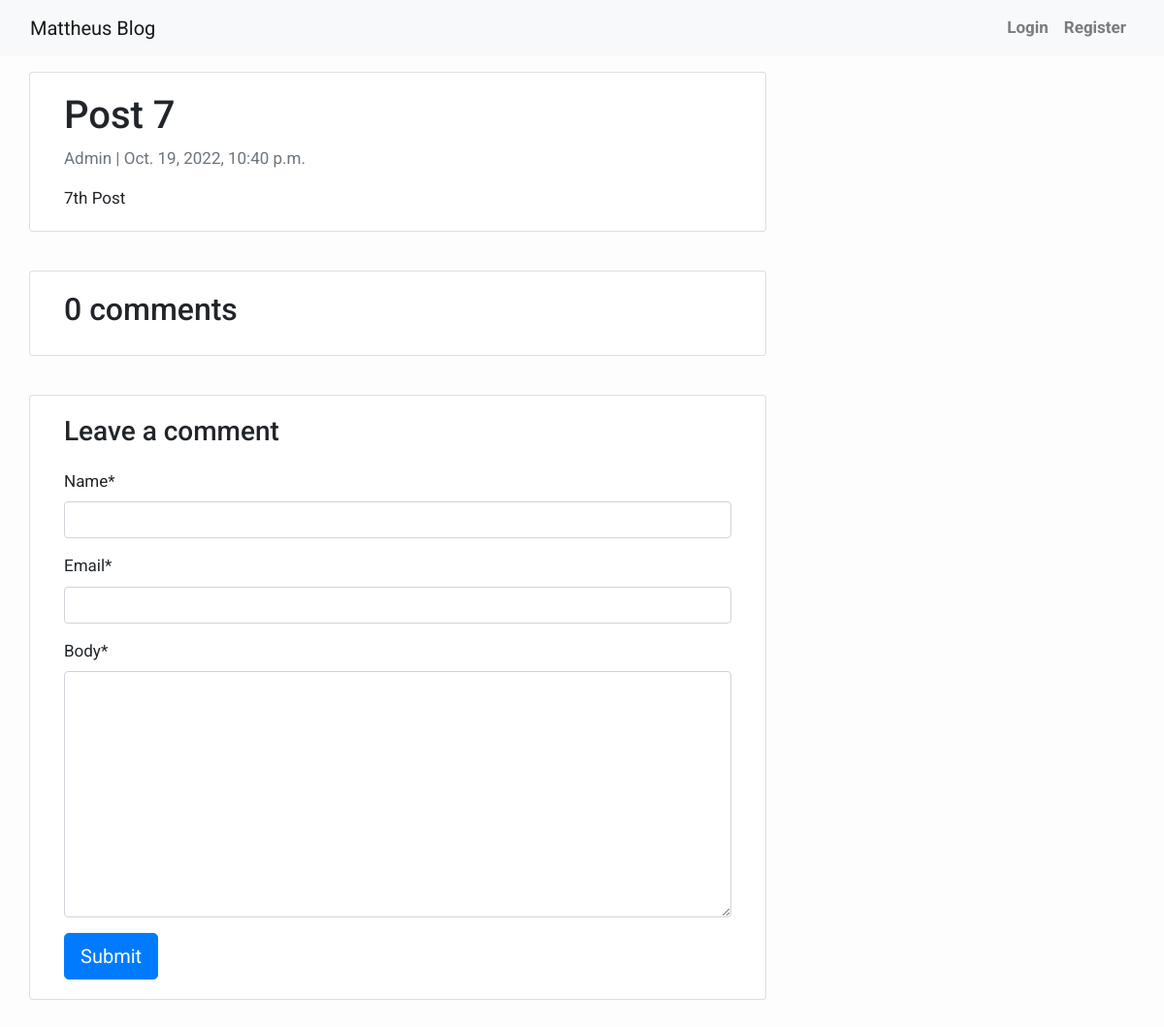
/post-7/, run on the app's committed database.
### blog/models.py (models this page shows, shortened)
class Post(models.Model):
    title = models.CharField(max_length=200, unique=True)
    slug = models.SlugField(max_length=200, unique=True)
    author = models.ForeignKey(User, on_delete=models.CASCADE, related_name='blog_posts')
    updated_on = models.DateTimeField(auto_now=True)
    content = models.TextField()
    created_on = models.DateTimeField(auto_now_add=True)
    status = models.IntegerField(choices=STATUS, default=0)
    class Meta:
        ordering = ['-created_on']

### blog/views.py (the view)
# urls.py: path('<slug:slug>/', views.post_detail, name='post_detail'),
def post_detail(request, slug):
    template_name = 'post_detail.html'
    post = get_object_or_404(Post, slug=slug)
    comments = post.comments.filter(active=True)
    new_comment = None
    if request.method == 'POST':
        comment_form = CommentForm(data=request.POST)
        if comment_form.is_valid():
            new_comment = comment_form.save(commit=False)
            new_comment.post = post
            new_comment.save()
    else:
        comment_form = CommentForm()
    return render(request, template_name, {'post': post,
                                           'comments': comments,
                                           'new_comment': new_comment,
                                           'comment_form': comment_form})

### blog/forms.py
class CommentForm(forms.ModelForm):
    class Meta:
        model = Comment
        fields = ('name', 'email', 'body')

### templates/post_detail.html (shortened to what this page needs)
{% extends 'base.html' %} {% block content %}
{% load crispy_forms_tags %}
<div class="container">
  <div class="row">
    <div class="col-md-8 card mb-4  mt-3 left  top">
      <div class="card-body">
        <h1>{% block title %} {{ post.title }} {% endblock title %}</h1>
        <p class=" text-muted">{{ post.author }} | {{ post.created_on }}</p>
        <p class="card-text ">{{ post.content | safe }}</p>
      </div>
    </div>
    <div class="col-md-8 card mb-4  mt-3 ">
      <div class="card-body">
        <h2>{{ comments.count }} comments</h2>
      </div>
    </div>
    <div class="col-md-8 card mb-4  mt-3 ">
      <div class="card-body">
        {% if new_comment %}
        <div class="alert alert-success" role="alert">
          Your comment is awaiting moderation
        </div>
        {% else %}
        <h3>Leave a comment</h3>
        <form method="post" style="margin-top: 1.3em;">
          {{ comment_form | crispy }}
          <button type="submit" class="btn btn-primary  btn-lg">Submit</button>
        </form>
        {% endif %}
      </div>
    </div>
  </div>
</div>
{% endblock content %}

### templates/base.html (style rules this page uses)
body { font-family: "Roboto", sans-serif; font-size: 17px; background-color: #fdfdfd; }

### data on the page
Post: title "Post 7", author "Admin", created_on "Oct. 19, 2022, 10:40 p.m.", content "7th Post"

### other printed values
{{ comments.count }} "0"
